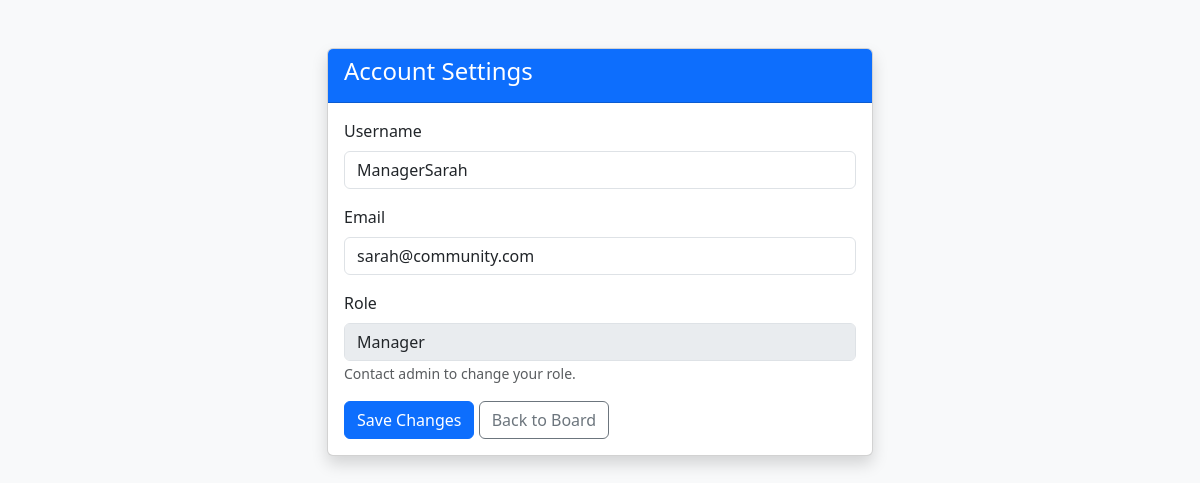
The app's page /profile.php (signed in) with its own data.
### tables this page shows
CREATE TABLE `users` (
  `user_id` int(11) NOT NULL,
  `username` varchar(50) NOT NULL,
  `email` varchar(100) NOT NULL,
  `password` varchar(255) NOT NULL,
  `role` enum('resident','manager','admin') DEFAULT 'resident',
  `status` tinyint(1) DEFAULT 1,
  `created_at` timestamp NOT NULL DEFAULT current_timestamp()
);

### profile.php (the view, shortened to what this page needs)
<?php
include "../includes/database.php";
$user_id = $_SESSION['user_id'];
$sql = "SELECT * FROM users WHERE user_id = $user_id";
$result = mysqli_query($conn, $sql);
$user = mysqli_fetch_assoc($result);
?>
<!DOCTYPE html>
<html lang="en">
<head>
    <link href="https://cdn.jsdelivr.net/npm/bootstrap@5.3.2/dist/css/bootstrap.min.css" rel="stylesheet">
    <link rel="stylesheet" href="../assets/css/style.css">
</head>
<body class="bg-light">
<div class="container mt-5">
    <div class="row justify-content-center">
        <div class="col-md-6">
            <div class="card shadow">
                <div class="card-header bg-primary text-white"><h4>Account Settings</h4></div>
                <div class="card-body">
                    <form method="POST">
                        <div class="mb-3">
                            <label class="form-label">Username</label>
                            <input type="text" name="username" class="form-control" value="<?php echo $user['username']; ?>" required>
                        </div>
                        <div class="mb-3">
                            <label class="form-label">Email</label>
                            <input type="email" name="email" class="form-control" value="<?php echo $user['email']; ?>" required>
                        </div>
                        <div class="mb-3">
                            <label class="form-label">Role</label>
                            <input type="text" class="form-control" value="<?php echo ucfirst($user['role']); ?>" disabled>
                            <small class="text-muted">Contact admin to change your role.</small>
                        </div>
                        <button type="submit" name="update" class="btn btn-primary">Save Changes</button>
                        <a href="../index.php" class="btn btn-outline-secondary">Back to Board</a>
                    </form>
                </div>
            </div>
        </div>
    </div>
</div>
</body>
</html>

### records on screen
users: username "ManagerSarah", email "sarah@community.com", role "Manager"
